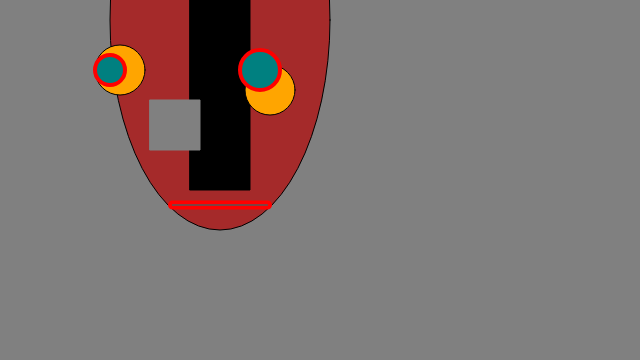
Frame 1 (no input)
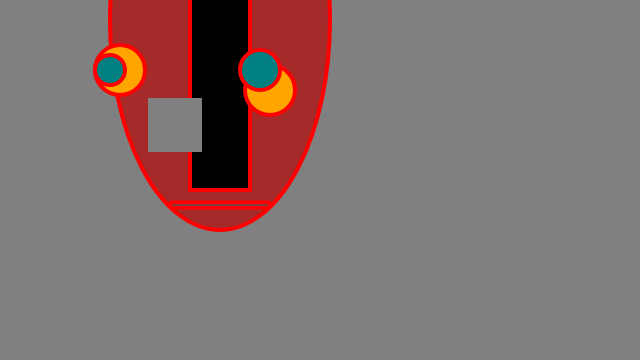
Frame 60 (no input)
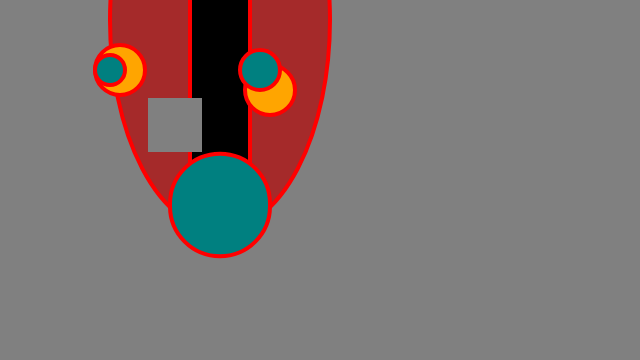
Frame 120 (the mouse pressed at the canvas centre since frame 60)

The p5.js sketch that drew these frames (run headless with seeded random() and noise() and a simulated clock; from frame 60 on, the mouse is pressed at the canvas centre):

// p5.js sketch
// ── sketch.js
/*
Self Portrait 3 Interactive 
By Jordan Alexis 
MMP210
*/
function setup(){
    createCanvas (640, 360);
}

function draw(){
    background ("gray");

var x= width/17;
var y= height/20;
var y = height/20;
var s = 200; // size
var o = 50; // offset
 var eyesize= 50;
var faceColor = "brown"
var puiplsize1= 40;
var puiplsize2= 30;
var facesize= 420;

//face
    rectMode(CENTER)
    fill(faceColor);
    ellipse (220, 20, 220, facesize);
    
    //stripe
    fill("black")
    rect(220, 20, 60, 340);
    
    
    //eyes
    fill("orange")
    ellipse(270, 90, eyesize);
    ellipse(120, 70, eyesize);
         
    //nose
    stroke("gray")
    fill("gray")
    rect(175, 125, 50, 50);
    
    //mouth
    stroke("red")
    strokeWeight(4);
    fill("blue")
         
          //puipls
         fill("teal")
         ellipse(260, 70, puiplsize1);
         ellipse(110, 70, puiplsize2);
    
    var mouthSize = map(mouseX, 0, width, 5, 200); // move mouth with mouse x
	mouthSize = max(0, mouthSize); // prevents negative value error

	rect(220, 125 + 80, s/2, mouthSize, 175); // mouth
}


// ── main.css
body{
    font-family: "Courier New", Courier, monospace;
     margin-left: 150px;
    padding: 0;
}
#container{
    padding: 50px 0;
    width: 500px;
    margin: 0 auto;
}
.link {
  list-style: none;
  color: red;
  font-size: 2em;
}

.link a {
  color: orange;
}

a {
  color: yellow;
  transition: color 500ms
}

a:hover{
    color: gray
}
h1{
    font-size: 40px;
}
